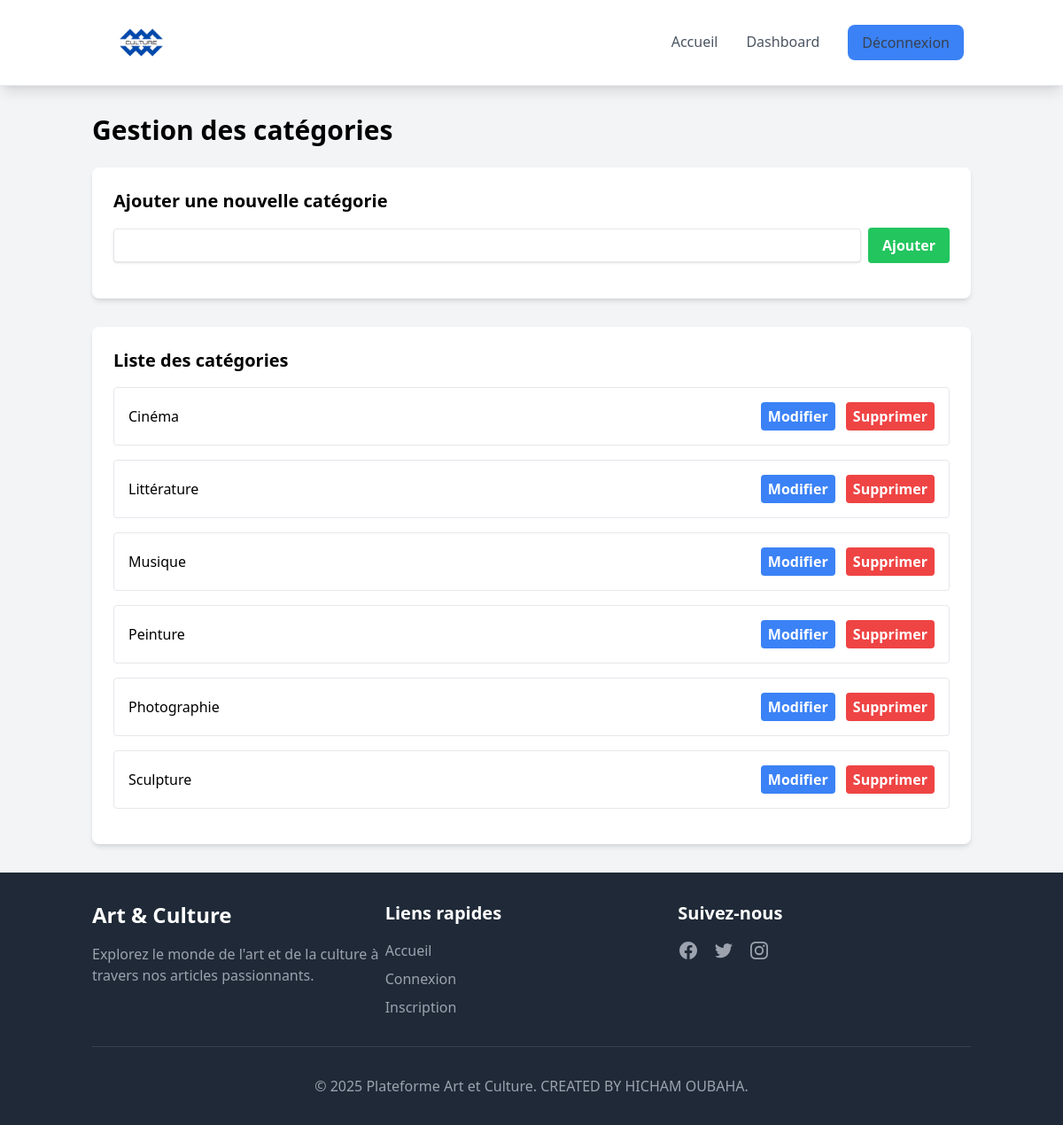
Page /index.php?page=manage_categories (signed in) on the committed database.
### tables this page shows
CREATE TABLE categories (
    id_categorie INT AUTO_INCREMENT PRIMARY KEY,
    nom_categorie VARCHAR(50) NOT NULL UNIQUE,
    date_creation TIMESTAMP DEFAULT CURRENT_TIMESTAMP
);

### classes/Database.php (called while the page is built)
<?php
class Database {
    private $host = "localhost";
    private $db_name = "art_culture_platform";
    private $username = "root";
    private $password = "";
    private $conn;
    public function __construct() {
        $this->conn = null;
        try {
            $this->conn = new PDO("mysql:host=" . $this->host . ";dbname=" . $this->db_name, $this->username, $this->password);
            $this->conn->setAttribute(PDO::ATTR_ERRMODE, PDO::ERRMODE_EXCEPTION);
        } catch(PDOException $exception) {
            echo "Connection error: " . $exception->getMessage();
        }
    }
    public function getConnection() {
        return $this->conn;
    }
}

### classes/Category.php (called while the page is built, shortened)
<?php
class Category {
    private $conn;
    private $table_name = "categories";
    public function __construct($db) {
        $this->conn = $db->getConnection();
    }
    public function getAllCategories() {
        $query = "SELECT * FROM " . $this->table_name . " ORDER BY nom_categorie";
        $stmt = $this->conn->prepare($query);
        $stmt->execute();
        return $stmt->fetchAll(PDO::FETCH_ASSOC);
    }
}

### views/manage_categories.php (the view, shortened to what this page needs)
<h1 class="text-3xl font-bold mb-6">Gestion des catégories</h1>
<div class="bg-white rounded-lg shadow-md p-6 mb-8">
    <h2 class="text-xl font-semibold mb-4">Ajouter une nouvelle catégorie</h2>
    <form action="index.php?page=manage_categories" method="POST" class="mb-4">
        <div class="flex items-center">
            <input type="text" name="nom_categorie" required class="shadow appearance-none border rounded w-full py-2 px-3 text-gray-700 leading-tight focus:outline-none focus:shadow-outline mr-2">
            <button type="submit" class="bg-green-500 hover:bg-green-700 text-white font-bold py-2 px-4 rounded">
                Ajouter
            </button>
        </div>
    </form>
</div>
<div class="bg-white rounded-lg shadow-md p-6">
    <h2 class="text-xl font-semibold mb-4">Liste des catégories</h2>
    <ul>
        <?php foreach ($allCategories as $category): ?>
            <li class="mb-4 p-4 border rounded flex items-center justify-between">
                <span><?php echo htmlspecialchars($category['nom_categorie']); ?></span>
                <div>
                    <button class="bg-blue-500 hover:bg-blue-700 text-white font-bold py-1 px-2 rounded mr-2 edit-category" data-id="<?php echo $category['id_categorie']; ?>" data-name="<?php echo htmlspecialchars($category['nom_categorie']); ?>">
                        Modifier
                    </button>
                    <form action="index.php?page=manage_categories" method="POST" class="inline">
                        <button type="submit" class="bg-red-500 hover:bg-red-700 text-white font-bold py-1 px-2 rounded" onclick="return confirm('Êtes-vous sûr de vouloir supprimer cette catégorie ?');">
                            Supprimer
                        </button>
                    </form>
                </div>
            </li>
        <?php endforeach; ?>
    </ul>
</div>

### rows in the picture
categories: nom_categorie "Cinéma"
categories: nom_categorie "Littérature"
categories: nom_categorie "Musique"
categories: nom_categorie "Peinture"
categories: nom_categorie "Photographie"
categories: nom_categorie "Sculpture"
